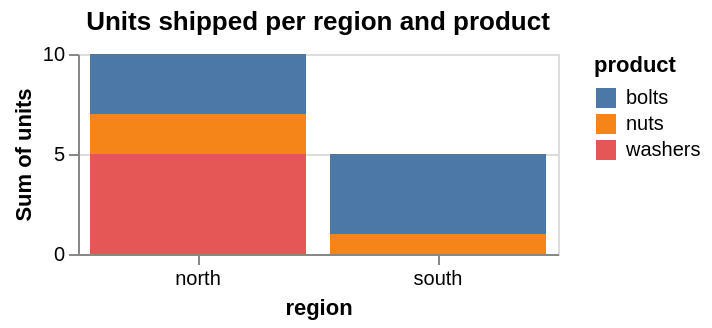

The specification (Vega-Lite) saved for this image:
### Vega-Lite specification from a JSON file in a GitHub repository (floating-point values rounded to 4 significant figures)
{"$schema": "https://vega.github.io/schema/vega-lite/v5.json", "title": "Units shipped per region and product", "width": 240, "height": 100, "data": {"values": [{"region": "north", "product": "bolts", "units": 3}, {"region": "north", "product": "nuts", "units": 2}, {"region": "north", "product": "washers", "units": 5}, {"region": "south", "product": "bolts", "units": 4}, {"region": "south", "product": "nuts", "units": 1}]}, "mark": "bar", "encoding": {"x": {"field": "region", "type": "nominal", "axis": {"labelAngle": 0}}, "y": {"field": "units", "type": "quantitative", "aggregate": "sum"}, "color": {"field": "product", "type": "nominal"}}}
